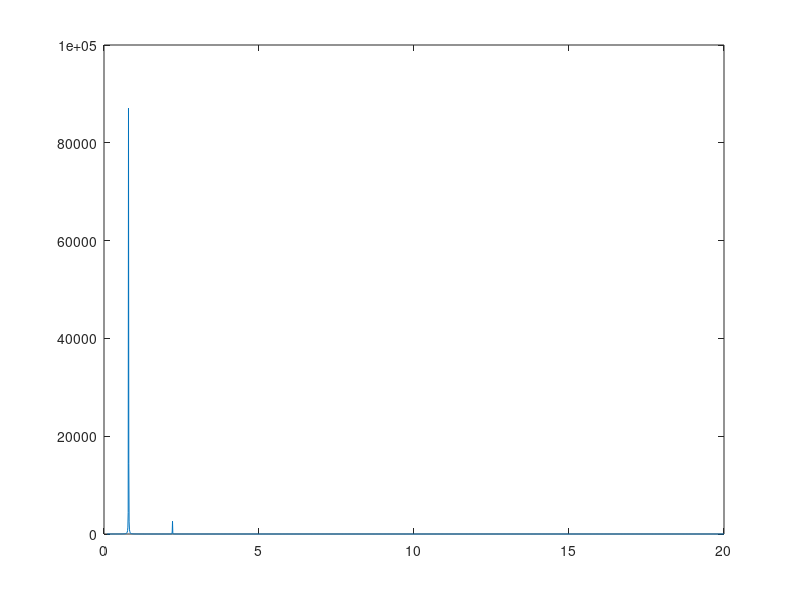

This chart was generated by the following MATLAB code:
% simulating response of two coupled resonators with resnanat frequency w0
% and coupling g
clearvars
Nmax = 1;

a = spdiags(sqrt((1:Nmax)'),-1,Nmax+1,Nmax+1)  ;%anihilation 
a_dag = a';%creation 


w1 = 1+0i;
w2 = 2+0i;
g =0.5 ;


 H = [w1,g;g,w2]; 
 
 
 %% calculate frequency response with the lippman-schwinger-ish formula
 
 w = 0.1:0.01:20;
 T1 = zeros(size(w));
 T2 = zeros(size(w));
for i=1:length(w) 
    mat = inv(w(i)*eye(length(H)) - H);
    T1(i) = mat(1,1);
    T2(i) = mat(2,2);
    
end
    
 plot(w,abs(T1).^2)
 
 %%
 eigs(real(H))
 